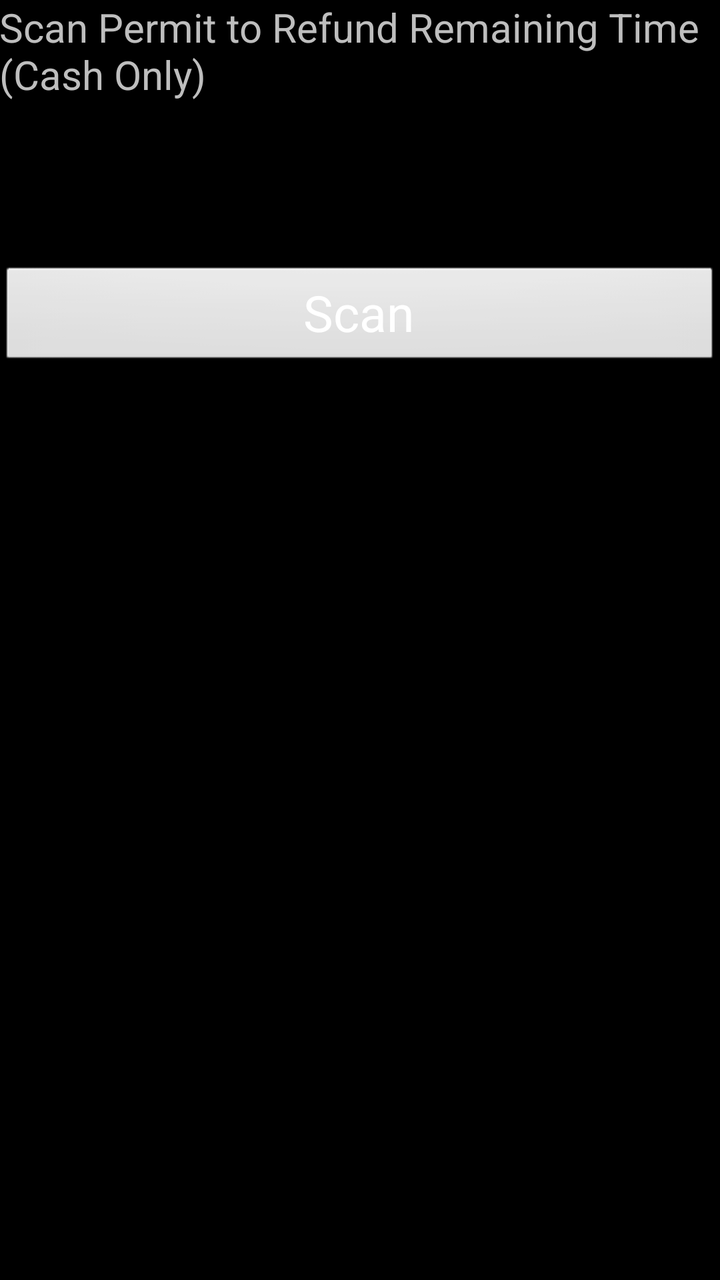
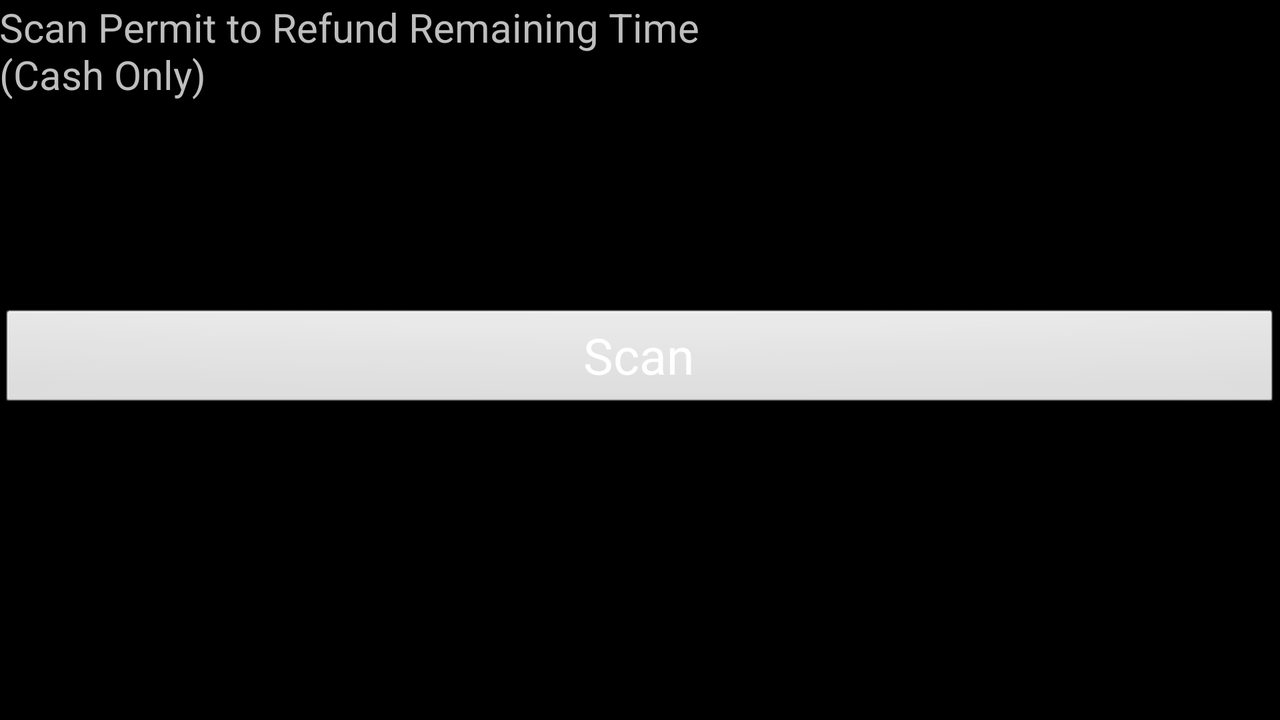

One screen, two layout resources from the same app: the default and the repository's alternative for another configuration. Each is rendered where Android would select it; the XML of both is given below.
<!-- AndroidManifest.xml: application theme android:Theme.Black -->
<!-- res/layout/activity_refund_ticket.xml -->
<RelativeLayout xmlns:android="http://schemas.android.com/apk/res/android"
    xmlns:tools="http://schemas.android.com/tools"
    android:layout_width="match_parent"
    android:layout_height="match_parent"
    android:paddingBottom="@dimen/activity_vertical_margin"
    android:paddingLeft="@dimen/activity_horizontal_margin"
    android:paddingRight="@dimen/activity_horizontal_margin"
    android:paddingTop="@dimen/activity_vertical_margin"
    tools:context=".RefundTicket" >

    <TextView
        android:id="@+id/textView1"
        android:layout_width="wrap_content"
        android:layout_height="wrap_content"
        android:text="@string/refund"
        android:textSize="20sp" />

    <Button
        android:id="@+id/button_scan2"
        style="@style/buttontext"
        android:layout_width="match_parent"
        android:layout_height="wrap_content"
        android:layout_alignLeft="@+id/textView1"
        android:layout_below="@+id/textView1"
        android:layout_marginTop="82dp"
        android:text="Scan" />

</RelativeLayout>
<!-- resources referenced by this layout -->
<resources>
  <string name="refund">Scan Permit to Refund Remaining Time \n(Cash Only)</string>
  <style name="buttontext" parent="@android:style/TextAppearance">
          <item name="android:textSize">25sp</item>
          <item name="android:textColor">#FFFFFF</item>
      </style>
</resources>
<!-- res/layout-land/activity_refund_ticket.xml (the repository's variant of the layout above) -->
<!-- drawn on the phone turned sideways -->
<RelativeLayout xmlns:android="http://schemas.android.com/apk/res/android"
    xmlns:tools="http://schemas.android.com/tools"
    android:layout_width="match_parent"
    android:layout_height="match_parent"
    android:paddingBottom="@dimen/activity_vertical_margin"
    android:paddingLeft="@dimen/activity_horizontal_margin"
    android:paddingRight="@dimen/activity_horizontal_margin"
    android:paddingTop="@dimen/activity_vertical_margin"
    tools:context=".RefundTicket" >

    <TextView
        android:id="@+id/textView1"
        android:layout_width="wrap_content"
        android:layout_height="wrap_content"
        android:text="@string/refund"
        android:textSize="20sp" />

    <Button
        android:id="@+id/button_scan2"
        style="@style/buttontext"
        android:layout_width="match_parent"
        android:layout_height="wrap_content"
        android:layout_alignLeft="@+id/textView1"
        android:layout_centerVertical="true"
        android:text="Scan" />

</RelativeLayout>
